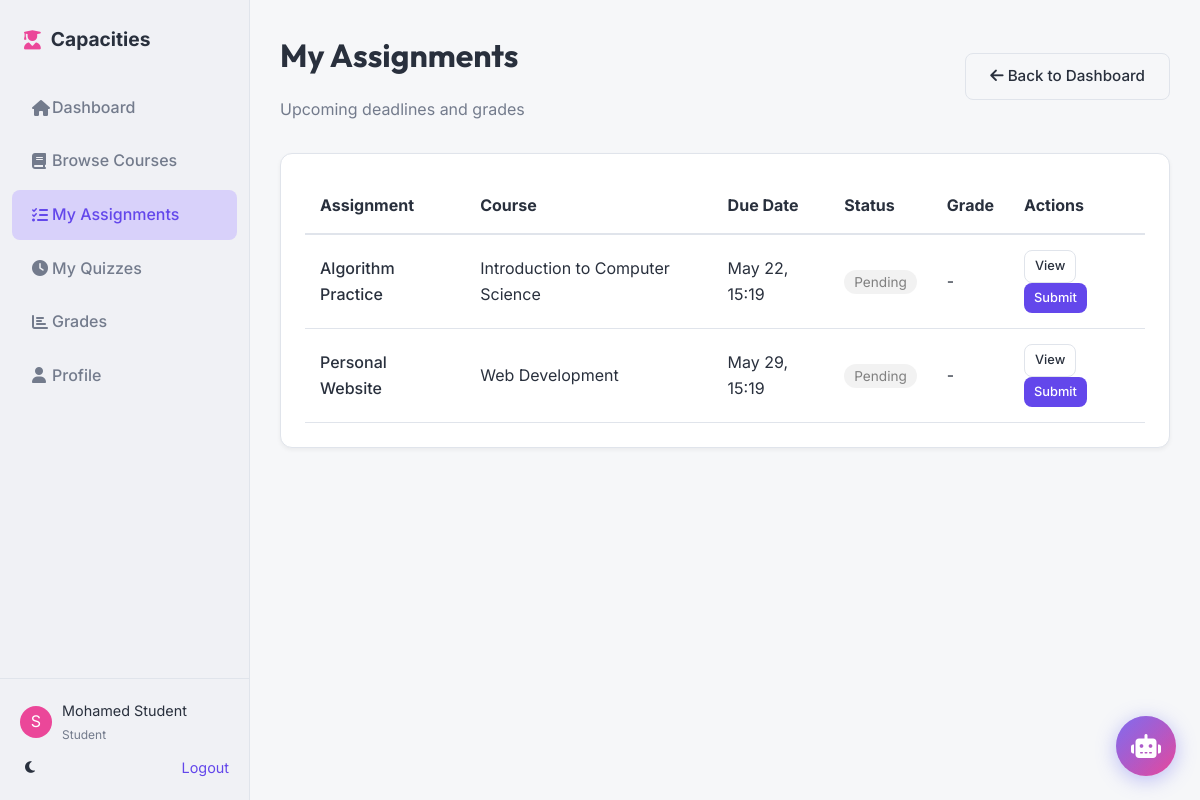
Page /student/assignments (signed in) on the committed database.
### tables this page shows
CREATE TABLE `assignments` (
  `id` INT UNSIGNED NOT NULL AUTO_INCREMENT,
  `course_id` INT UNSIGNED NOT NULL,
  `title` VARCHAR(200) NOT NULL,
  `description` TEXT NULL,
  `file_path` VARCHAR(255) NULL,
  `due_date` DATETIME NULL,
  `max_points` INT DEFAULT 100,
  `created_at` TIMESTAMP DEFAULT CURRENT_TIMESTAMP,
  PRIMARY KEY (`id`),
  INDEX `fk_assignments_course_idx` (`course_id` ASC),
  CONSTRAINT `fk_assignments_course`
    FOREIGN KEY (`course_id`)
    REFERENCES `courses` (`id`)
    ON DELETE CASCADE
);

### app/Controllers/AssignmentController.php (called while the page is built, shortened)
<?php
class AssignmentController {
    private $assignmentModel;
    private $courseModel;
    public function __construct() {
        $this->assignmentModel = new Assignment();
        $this->courseModel = new Course();
    }
    public function index($courseId = null) {
        $userId = Session::get('user_id');
        $role = Session::get('role');
        $urlPath = $_SERVER['REQUEST_URI'] ?? '';
        if (strpos($urlPath, '/teacher/') !== false) {
            $viewRole = 'teacher';
        } elseif (strpos($urlPath, '/student/') !== false) {
            $viewRole = 'student';
        } else {
            $viewRole = $role ?: 'student';
        }
        if ($courseId) {
            $assignments = $this->assignmentModel->getByCourse($courseId);
            $course = $this->courseModel->findById($courseId);
        } else {
            if ($viewRole === 'teacher') {
                $courses = $this->courseModel->getByTeacher($userId);
                $assignments = [];
                foreach ($courses as $course) {
                    $courseAssignments = $this->assignmentModel->getByCourse($course['id']);
                    foreach ($courseAssignments as $assignment) {
                        $assignment['course_title'] = $course['title'];
                        $assignments[] = $assignment;
                    }
                }
            } else {
                $enrolledCourses = $this->courseModel->getByStudent($userId);
                $assignments = [];
                foreach ($enrolledCourses as $course) {
                    $courseAssignments = $this->assignmentModel->getByCourseWithStudentStatus($course['id'], $userId);
                    foreach ($courseAssignments as $assignment) {
                        $assignment['course_title'] = $course['title'];
                        $assignments[] = $assignment;
                    }
                }
            }
            $course = null;
        }
        $layout = $viewRole === 'teacher' ? 'sidebar-teacher' : 'sidebar-student';
        view($viewRole . '/assignments/index', [
            'assignments' => $assignments,
            'course' => $course
        ], $layout);
    }
}

### index.php (called while the page is built)
<?php
require_once 'public/index.php';

### app/Config/Database.php (called while the page is built, shortened)
<?php
class Database {
    private static $connection = null;
    public static function connect() {
        if (self::$connection === null) {
            try {
                $dsn = "mysql:host=" . DB_HOST . ";dbname=" . DB_NAME . ";charset=" . DB_CHAR;
                $options = [
                    PDO::ATTR_ERRMODE => PDO::ERRMODE_EXCEPTION,
                    PDO::ATTR_DEFAULT_FETCH_MODE => PDO::FETCH_ASSOC,
                    PDO::ATTR_EMULATE_PREPARES => false,
                ];
                self::$connection = new PDO($dsn, DB_USER, DB_PASS, $options);
            } catch (PDOException $e) {
                if (DEBUG) {
                    die("Database Connection Error: " . $e->getMessage());
                } else {
                    die("System Error: Could not connect to the database.");
                }
            }
        }
        return self::$connection;
    }
}

### app/Libraries/Session.php (called while the page is built, shortened)
<?php
class Session {
    public static function get($key) {
        return isset($_SESSION[$key]) ? $_SESSION[$key] : null;
    }
}

### app/Models/Course.php (called while the page is built, shortened)
<?php
require_once APP . '/Config/Database.php';
class Course {
    private $db;
    public function __construct() {
        $this->db = Database::connect();
    }
    public function getByStudent($studentId) {
        $sql = "SELECT c.*, e.status as enrollment_status, u.name as teacher_name
                FROM courses c
                JOIN enrollments e ON c.id = e.course_id
                JOIN users u ON c.teacher_id = u.id
                WHERE e.student_id = :student_id";
        $stmt = $this->db->prepare($sql);
        $stmt->execute([':student_id' => $studentId]);
        return $stmt->fetchAll();
    }
}

### app/Models/Assignment.php (called while the page is built, shortened)
<?php
require_once APP . '/Config/Database.php';
class Assignment {
    private $db;
    public function __construct() {
        $this->db = Database::connect();
    }
    public function getByCourseWithStudentStatus($courseId, $studentId) {
        $sql = "SELECT a.*, s.status, s.grade, s.id as submission_id
                FROM assignments a
                LEFT JOIN assignment_submissions s ON a.id = s.assignment_id AND s.student_id = :student_id
                WHERE a.course_id = :course_id
                ORDER BY a.due_date ASC";
        $stmt = $this->db->prepare($sql);
        $stmt->execute([
            ':course_id' => $courseId,
            ':student_id' => $studentId
        ]);
        return $stmt->fetchAll();
    }
}

### views/student/assignments/index.php (the view, shortened to what this page needs)
<div class="main-header">
    <div>
        <h1>My Assignments</h1>
        <p style="color: var(--text-muted);">Upcoming deadlines and grades</p>
    </div>
    <a href="<?= APP_URL ?>/student/dashboard" class="btn btn-outline"><i class="fas fa-arrow-left"></i> Back to Dashboard</a>
</div>
<div class="card">
    <table style="width: 100%; border-collapse: collapse;">
        <thead>
            <tr style="border-bottom: 2px solid var(--border-color); text-align: left;">
                <th style="padding: 15px;">Assignment</th>
                <th style="padding: 15px;">Course</th>
                <th style="padding: 15px;">Due Date</th>
                <th style="padding: 15px;">Status</th>
                <th style="padding: 15px;">Grade</th>
                <th style="padding: 15px;">Actions</th>
            </tr>
        </thead>
        <tbody>
            <?php if(!empty($assignments)): ?>
            <?php foreach($assignments as $assign): ?>
            <tr style="border-bottom: 1px solid var(--border-color);">
                <td style="padding: 15px; font-weight: 500;"><?= $assign['title'] ?></td>
                <td style="padding: 15px;"><?= $assign['course_title'] ?? 'N/A' ?></td>
                <td style="padding: 15px;"><?= date('M d, H:i', strtotime($assign['due_date'])) ?></td>
                <td style="padding: 15px;">
                    <span style="padding: 4px 10px; border-radius: 50px; font-size: 0.85rem; background: <?= $assign['status'] == 'submitted' ? 'rgba(0,0,255,0.1)' : ($assign['status'] == 'graded' ? 'rgba(0,128,0,0.1)' : 'rgba(128,128,128,0.1)') ?>; color: <?= $assign['status'] == 'submitted' ? 'blue' : ($assign['status'] == 'graded' ? 'green' : 'gray') ?>;">
                        <?= ucfirst($assign['status'] ?? 'Pending') ?>
                    </span>
                </td>
                <td style="padding: 15px;"><?= $assign['grade'] !== null ? $assign['grade'] . '/' . $assign['max_points'] : '-' ?></td>
                <td style="padding: 15px;">
                    <a href="<?= APP_URL ?>/student/assignments/view/<?= $assign['id'] ?>" class="btn btn-outline" style="padding: 5px 10px; font-size: 0.8rem;">View</a>
                    <?php if(!isset($assign['status']) || $assign['status'] == 'pending'): ?>
                        <a href="<?= APP_URL ?>/student/assignments/submit/<?= $assign['id'] ?>" class="btn btn-primary" style="padding: 5px 10px; font-size: 0.8rem;">Submit</a>
                    <?php endif; ?>
                </td>
            </tr>
            <?php endforeach; ?>
            <?php else: ?>
            <tr>
                <td colspan="6" style="padding: 30px; text-align: center; color: var(--text-muted);">No assignments found.</td>
            </tr>
            <?php endif; ?>
        </tbody>
    </table>
</div>

### public/assets/css/main.css (style rules this page uses)
* { box-sizing: border-box; margin: 0; padding: 0; }
body { font-family: var(--font-body); background-color: var(--bg-body); color: var(--text-main); transition: background-color 0.3s ease, color 0.3s ease; line-height: 1.6; }
h1, h2, h3, h4, h5, h6 { font-family: var(--font-heading); margin-bottom: 1rem; font-weight: 700; }
a { text-decoration: none; color: inherit; }
.card { background: var(--bg-card); border-radius: var(--radius); padding: 24px; box-shadow: var(--shadow-sm); border: 1px solid var(--border-color); transition: transform 0.2s ease, box-shadow 0.2s ease; }
.btn { display: inline-block; padding: 10px 24px; border-radius: 8px; font-weight: 500; cursor: pointer; transition: all 0.2s; border: none; font-size: 0.95rem; }
.btn-primary { background-color: var(--primary); color: white; }
.btn-outline { border: 1px solid var(--border-color); background: transparent; color: var(--text-main); }
.main-header { display: flex; justify-content: space-between; align-items: center; margin-bottom: 30px; }

### public/assets/css/theme.css (style rules this page uses)
:root { --primary-hue: 250; --primary: hsl(var(--primary-hue), 80%, 60%); --primary-hover: hsl(var(--primary-hue), 80%, 50%); --primary-light: hsl(var(--primary-hue), 80%, 90%); --secondary-hue: 180; --secondary: hsl(var(--secondary-hue), 70%, 50%); --accent-hue: 330; --accent: hsl(var(--accent-hue), 80%, 60%); --bg-body: hsl(220, 20%, 97%); --bg-card: hsl(0, 0%, 100%); --bg-sidebar: hsl(220, 20%, 95%); --text-main: hsl(220, 20%, 20%); --text-muted: hsl(220, 10%, 50%); --text-light: hsl(220, 10%, 90%); --border-color: hsl(220, 20%, 90%); --shadow-sm: 0 2px 4px rgba(0, 0, 0, 0.05); --shadow-md: 0 4px 6px rgba(0, 0, 0, 0.1); --shadow-lg: 0 10px 15px rgba(0, 0, 0, 0.1); --radius: 12px; --font-heading: "Outfit", sans-serif; --font-body: "Inter", sans-serif; --header-height: 70px; --sidebar-width: 250px; }

### rows in the picture
assignments: title "Algorithm Practice", course_title "Introduction to Computer Science", due_date "May 22, 15:19", status "Pending"
assignments: title "Personal Website", course_title "Web Development", due_date "May 29, 15:19", status "Pending"

### other values in the picture
Session::get('user_name') "Mohamed Student"
